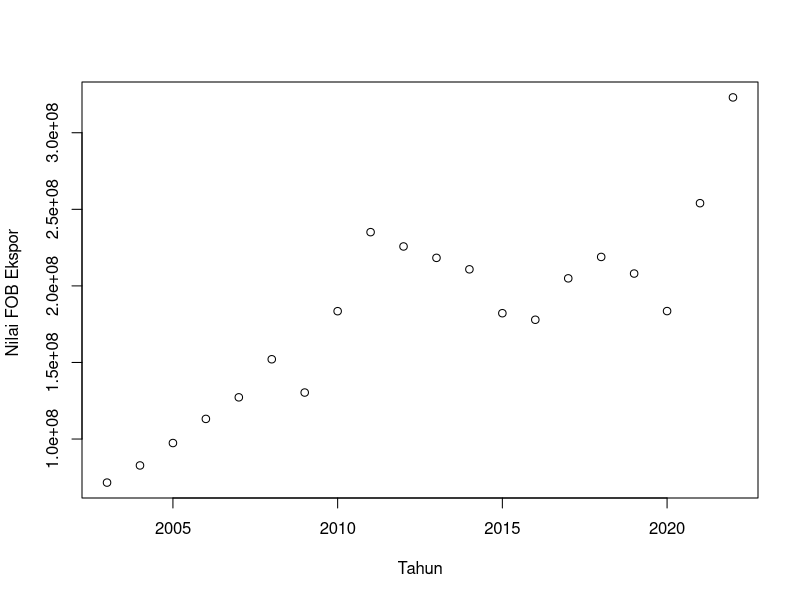
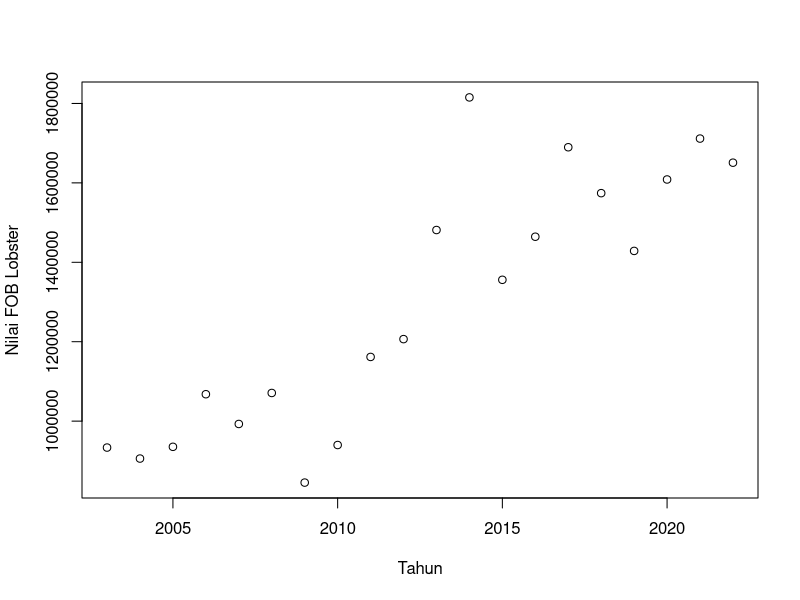
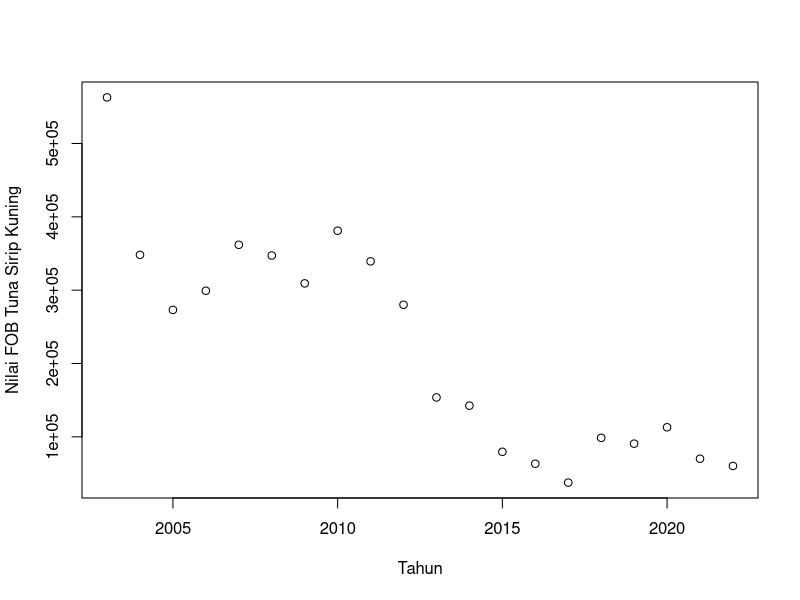
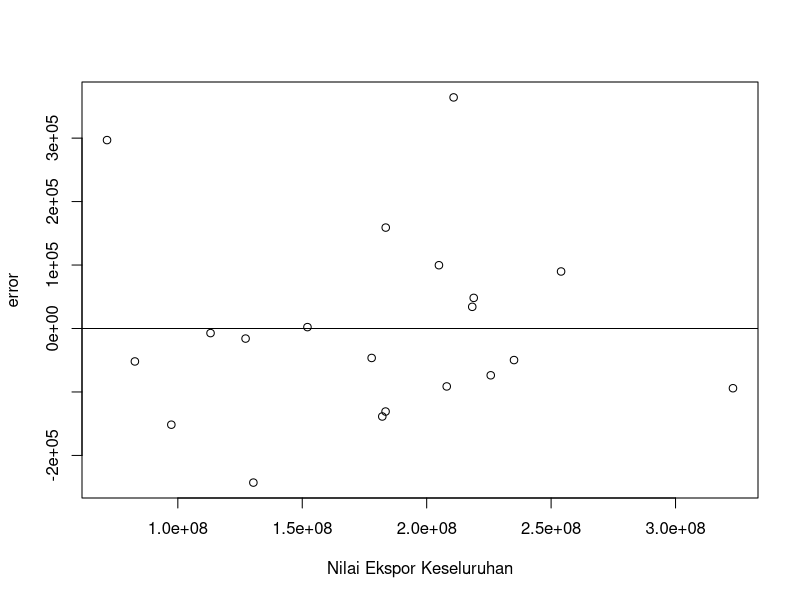
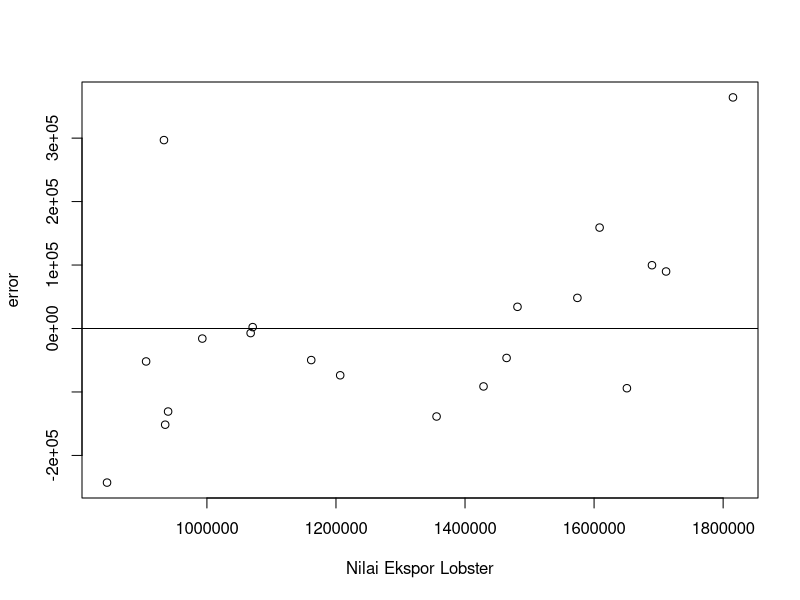
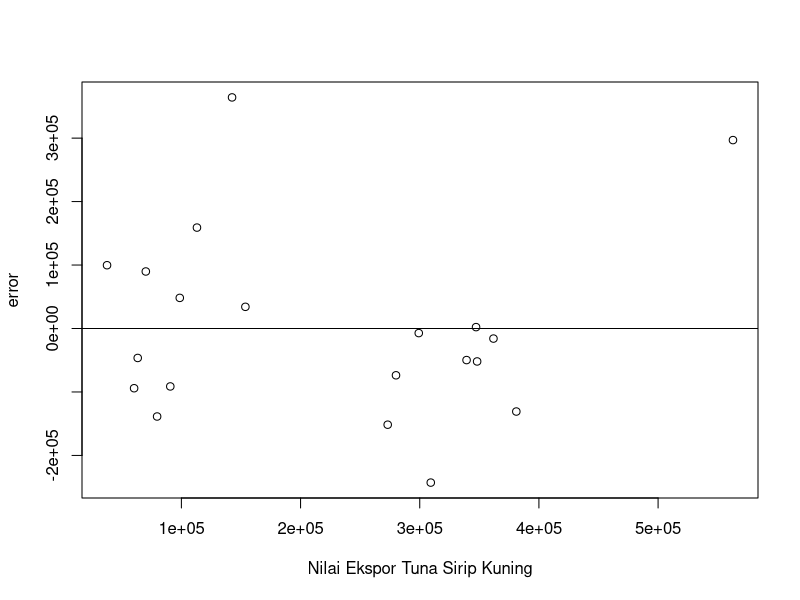

Reproduce these figures in R, in order.
## ---- chunk 1
#| warning: false
#| echo: true
setwd("D:/METOPEL UAS/CELINE METOPEL")
library(readxl)
library(tidyverse)
library(kableExtra)
## ---- chunk 2
#impor dataset
read_excel("lobster.xlsx")
dat <- read_excel("lobster.xlsx")
kbl(dat) %>%
  kable_styling(bootstrap_options = c("striped", "hover", "condensed", "responsive"))
reg1<-lm(lobster~ekspor+siripk,data=dat)
## ---- chunk 3
plot(dat$tahun,dat$ekspor,xlab="Tahun",ylab="Nilai FOB Ekspor ")
## ---- chunk 4
plot(dat$tahun,dat$lobster,xlab="Tahun",ylab="Nilai FOB Lobster")
## ---- chunk 5
plot(dat$tahun,dat$siripk,xlab="Tahun",ylab="Nilai FOB Tuna Sirip Kuning")
## ---- chunk 6
dat$m<-resid(reg1)
plot(dat$ekspor,dat$m,xlab="Nilai Ekspor Keseluruhan",ylab="error")
abline(h=0) # membuat garis horizontal di y=0
## ---- chunk 7
dat$m<-resid(reg1)
plot(dat$lobster,dat$m,xlab="Nilai Ekspor Lobster",ylab="error")
abline(h=0) # membuat garis horizontal di y=0
## ---- chunk 8
dat$m<-resid(reg1)
plot(dat$siripk,dat$m,xlab="Nilai Ekspor Tuna Sirip Kuning",ylab="error")
abline(h=0) # membuat garis horizontal di y=0
## ---- chunk 9
summary(reg1)
